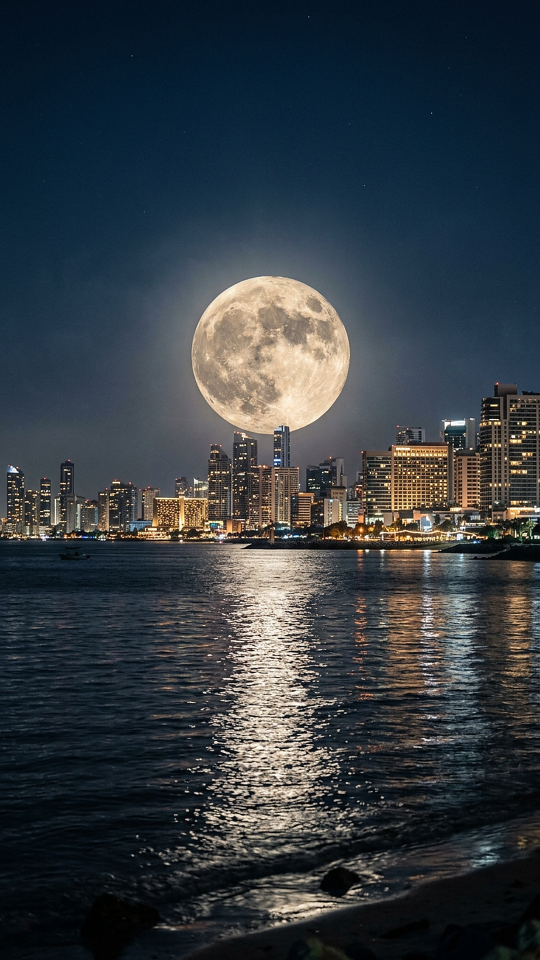
#> input picture what-if-videos/moon/plates/moon_city.jpg, 1080 x 1920 px (shown at 1/2 size)
$ python nomoon.py
#> lines starting #> are read from the running program, lines starting #| are printed output that depends on the picture; after the words box and inside, x2 and y2 are one past the last pixel; in counts of white or black regions, pixels touching at a corner belong together
"""Build the moonless version of the hook plate: remove disc + halo, dim the moon path on the water."""
import numpy as np
from PIL import Image
from scipy import ndimage

im = np.asarray(Image.open('plates/moon_city.jpg').convert('RGB'), dtype=np.float32) / 255.0
H, W, _ = im.shape
lum = im @ np.array([0.299, 0.587, 0.114])

# --- locate the moon: largest bright blob in the upper part
bright = (lum > 0.55)
#> bright: shape (1920, 1080) bool; 8.9% white; 3107 white regions (2560 under 20 px), largest, box (x1, y1, x2, y2) and area: (383, 552, 700, 869) 66593, (440, 1087, 674, 1562) 49852, (420, 1613, 610, 1664) 2639
bright[int(H * 0.5):] = False
#> bright: shape (1920, 1080) bool; 3.5% white; 479 white regions (406 under 20 px), largest, box (x1, y1, x2, y2) and area: (383, 552, 700, 869) 66593, (787, 895, 896, 914) 1175, (883, 840, 931, 860) 419
lab, n = ndimage.label(bright)
#> lab: shape (1920, 1080) int32; 543 distinct labels, from 0 to 542
#> n = 542
sizes = ndimage.sum(bright, lab, range(1, n + 1))
#> sizes = 542 values, max 66483 at index 4, min 1 at index 0, mean 135.2
k = int(np.argmax(sizes)) + 1
#> k = 5
ys, xs = np.where(lab == k)
# bounding-box centre/radius: the bottom may be hidden behind a tower, so use top/left/right
R = (xs.max() - xs.min()) / 2 + 2
#> R = 160
cx = (xs.max() + xs.min()) / 2
#> cx = 541
cy = ys.min() + R - 2
#> cy = 710
print('moon at', round(cx), round(cy), 'radius', round(R))
#| moon at 541 710 radius 160

yy, xx = np.mgrid[0:H, 0:W]
rr = np.hypot(xx - cx, yy - cy)
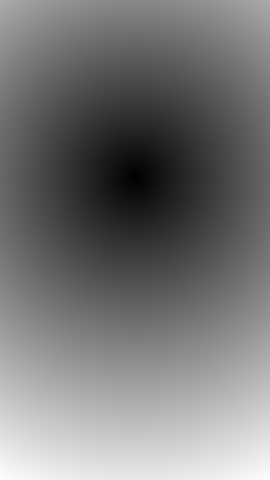
#> rr: shape (1920, 1080) float64 (shown at 1/4 size); min 0, max 1324.5, mean 618.4; drawn with min black and max white

# --- skyline: per column, first row (from top) below the moon that is "building" (bright windows or opaque).
# sky is smooth & dark-blue; mark sky as pixels whose local variance is low and are above the waterline.
water_y = None
row_mean = lum.mean(axis=1)
#> row_mean = 1920 values, max 0.535 at index 1074, min 0.0382 at index 1885, mean 0.226
# waterline: strongest dark->texture change below the city lights band; use known band from layout
water_y = int(H * 0.565)
sky = np.zeros((H, W), bool)
blur = ndimage.gaussian_filter(lum, 2)
var = ndimage.gaussian_filter((lum - blur) ** 2, 3)
sky[:water_y] = (var[:water_y] < 0.0004)
#> sky: shape (1920, 1080) bool; 43.4% white; 32 white regions (9 under 20 px), largest, box (x1, y1, x2, y2) and area: (0, 0, 1080, 1029) 883400, (556, 719, 683, 852) 5915, (419, 563, 552, 626) 1490
# the moon disc itself is "sky" for our purposes (we will replace it); buildings inside the disc are not
inside = rr < R + 8
#> inside: shape (1920, 1080) bool; 4.3% white; 1 white region, box (x1, y1, x2, y2) and area: (374, 543, 709, 878) 88629
# towers can only overlap the lower part of the disc; everything else inside is moon
tower = (lum < 0.3) & (yy > cy + 0.55 * R)
#> tower: shape (1920, 1080) bool; 41.8% white; 2396 white regions (1926 under 20 px), largest, box (x1, y1, x2, y2) and area: (0, 799, 1080, 1920) 787074, (744, 799, 1004, 1002) 17245, (464, 867, 520, 1059) 6472
moon_px = inside & ~tower
#> moon_px: shape (1920, 1080) bool; 4.3% white; 2 white regions (1 under 20 px), largest, box (x1, y1, x2, y2) and area: (374, 543, 709, 878) 88302
sky |= moon_px
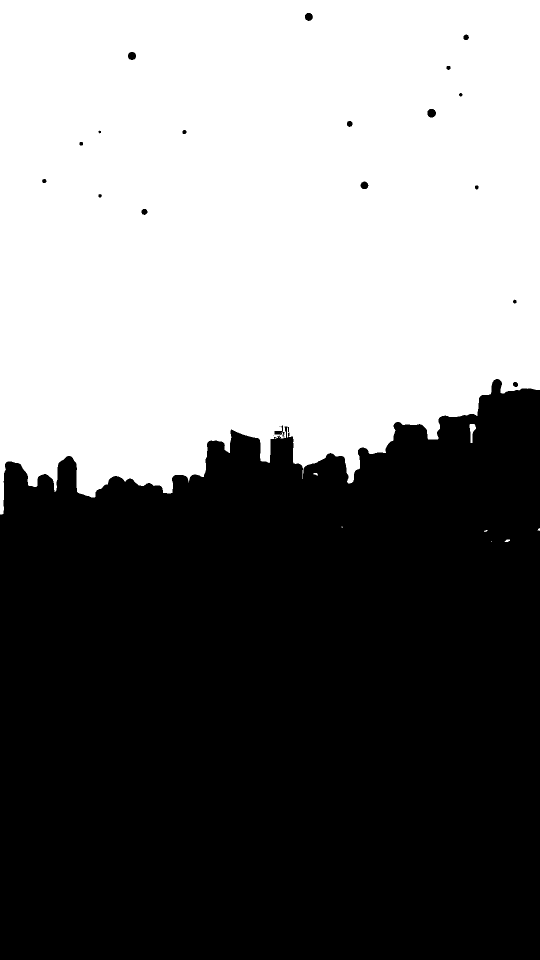
#> sky: shape (1920, 1080) bool (shown at 1/2 size); 46.8% white; 9 white regions (5 under 20 px), largest, box (x1, y1, x2, y2) and area: (0, 0, 1080, 1029) 970835, (939, 848, 952, 886) 259, (1009, 1079, 1020, 1084) 39, (626, 946, 636, 951) 31
sky = ndimage.binary_opening(sky, iterations=2)
#> sky: shape (1920, 1080) bool; 46.8% white; 4 white regions, box (x1, y1, x2, y2) and area: (0, 0, 1080, 1029) 970488, (939, 848, 952, 869) 183, (560, 869, 567, 877) 28, (1011, 1079, 1018, 1084) 23

# --- background for the sky: low-order polynomial fit to clean sky around the moon
fit = sky & (rr > R * 2.0) & (rr < R * 5.5) & (yy < water_y - 40)
#> fit: shape (1920, 1080) bool; 33.4% white; 2 white regions, box (x1, y1, x2, y2) and area: (0, 0, 1080, 1029) 691493, (939, 848, 952, 869) 183
fy, fx = np.where(fit)
sel = np.random.default_rng(0).choice(len(fy), size=min(40000, len(fy)), replace=False)
fy, fx = fy[sel], fx[sel]
def basis(x, y):
    x = (x - cx) / (R * 4); y = (y - cy) / (R * 4)
    return np.stack([np.ones_like(x), x, y, x*x, x*y, y*y, x**3, x*x*y, x*y*y, y**3], axis=-1)
A = basis(fx.astype(np.float64), fy.astype(np.float64))
bg = np.zeros_like(im)
Bfull = basis(xx.astype(np.float64), yy.astype(np.float64))
#> in basis (call 2), `y = (y - cy) / (R * 4)`:
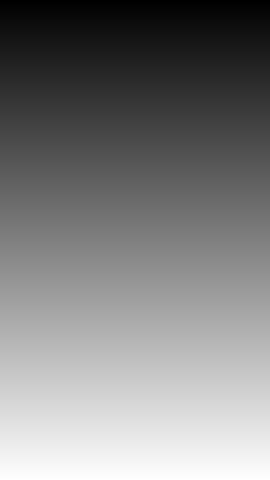
#> y: shape (1920, 1080) float64 (shown at 1/4 size); min -1.11, max 1.89, mean 0.39; drawn with min black and max white
for c in range(3):
    coef, *_ = np.linalg.lstsq(A, im[fy, fx, c], rcond=None)
    bg[..., c] = (Bfull @ coef).astype(np.float32)
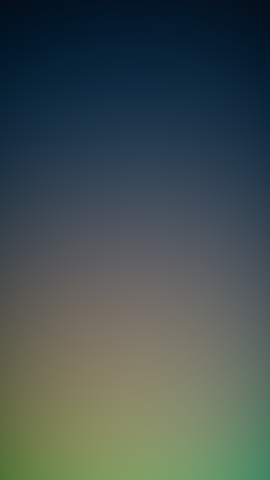
#> bg: shape (1920, 1080, 3) float32 (shown at 1/4 size); mean R, G, B 0.274, 0.326, 0.322
# halo = what the moon added to the sky around it; remove it (only on sky pixels), and fully replace the disc
out = im.copy()
halo_mask = sky & (rr < R * 3.2)
#> halo_mask: shape (1920, 1080) bool; 29% white; 3 white regions, box (x1, y1, x2, y2) and area: (30, 199, 1053, 995) 602144, (939, 848, 952, 869) 183, (560, 869, 567, 877) 28
t_ = np.clip((rr - R * 2.0) / (R * 1.2), 0, 1)
fade = t_ * t_ * (3 - 2 * t_)  # full sky replacement inside 2R, blending out by 3.2R
for c in range(3):
    ch = out[..., c]
    rep = bg[..., c] + (ch - bg[..., c]) * 0.0
    soft = np.clip(1 - fade, 0, 1)
    ch[halo_mask] = (ch * (1 - soft) + bg[..., c] * soft)[halo_mask]
    edge = np.clip((R + 8 - rr) / 4.0, 0, 1)  # feather the last 4 px
    blend = np.where(moon_px, edge, 0)
    ch[:] = ch * (1 - blend) + bg[..., c] * blend
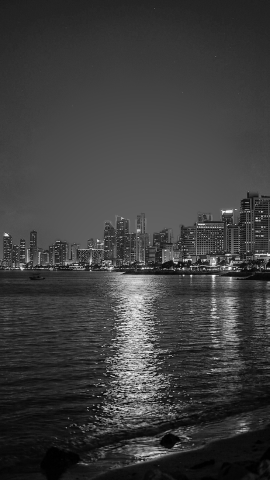
#> ch: shape (1920, 1080) float32 (shown at 1/4 size); min 0, max 1, mean 0.241
# buildings near the moon were lit by its glow: dim them slightly
near_build = (~sky) & (~moon_px) & (rr < R * 2.2) & (yy < water_y)
#> near_build: shape (1920, 1080) bool; 3% white; 4 white regions (2 under 20 px), largest, box (x1, y1, x2, y2) and area: (301, 844, 855, 1062) 61781, (549, 851, 569, 875) 161
out[near_build] *= (0.88 + 0.12 * np.clip((rr[near_build] - R) / (R * 1.2), 0, 1))[:, None]

# a few faint stars in the replaced sky
rng = np.random.default_rng(3)
for _ in range(90):
    x, y = rng.integers(0, W), rng.integers(0, water_y - 60)
    if sky[y, x] and rr[y, x] < R * 3.2:
        b = rng.uniform(0.15, 0.45)
        out[y, x] = np.clip(out[y, x] + b, 0, 1)

# --- the moon path on the water: compress highlights in a soft column under the moon
col = np.exp(-((xx - cx) / (R * 1.25)) ** 2) * (yy > water_y)
row_med = np.median(np.where(np.abs(xx - cx) > R * 2.2, lum, np.nan)[water_y:], axis=1) if False else None
water = im[water_y:]
# local water level estimated from columns away from the path
side = np.concatenate([water[:, : int(max(1, cx - R * 2.4))], water[:, int(min(W - 1, cx + R * 2.4)):int(min(W, cx + R * 3.2))]], axis=1)
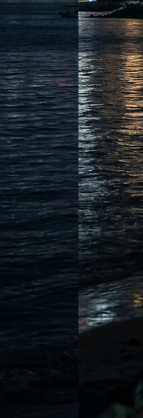
#> side: shape (836, 285, 3) float32 (shown at 1/2 size); mean R, G, B 0.0974, 0.122, 0.141
level = np.median(side, axis=1)  # per-row RGB
#> level = 836 rows, first 8: [0.153, 0.192, 0.227], [0.137, 0.184, 0.216], [0.125, 0.18, 0.216], [0.125, 0.18, 0.216], [0.098, 0.153, 0.192], [0.0784, 0.125, 0.161], [0.0627, 0.106, 0.137], [0.0627, 0.11, 0.137]
lev = np.broadcast_to(level[:, None, :], water.shape)
k = col[water_y:][..., None]
excess = np.clip(water - lev, 0, None)
out[water_y:] = water - excess * k * 0.88
Image.fromarray((np.clip(out, 0, 1) * 255).astype(np.uint8)).save('plates/moon_city_nomoon.jpg', quality=95)
# moon matte for the vanish effect (disc + halo strength)
matte = np.clip(1.15 - rr / (R * 1.05), 0, 1)
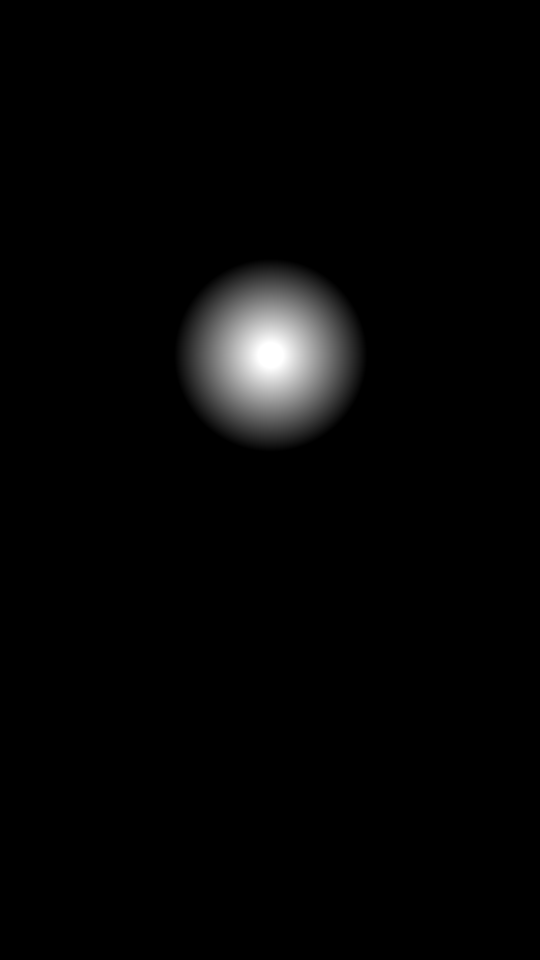
#> matte: shape (1920, 1080) float64 (shown at 1/2 size); min 0, max 1, mean 0.0216
Image.fromarray((matte * 255).astype(np.uint8)).save('plates/moon_city_matte.png')
print('saved; water_y', water_y)
#| saved; water_y 1084

$ run again, with what-if-videos/moon/plates/earth_space.jpg copied over what-if-videos/moon/plates/moon_city.jpg
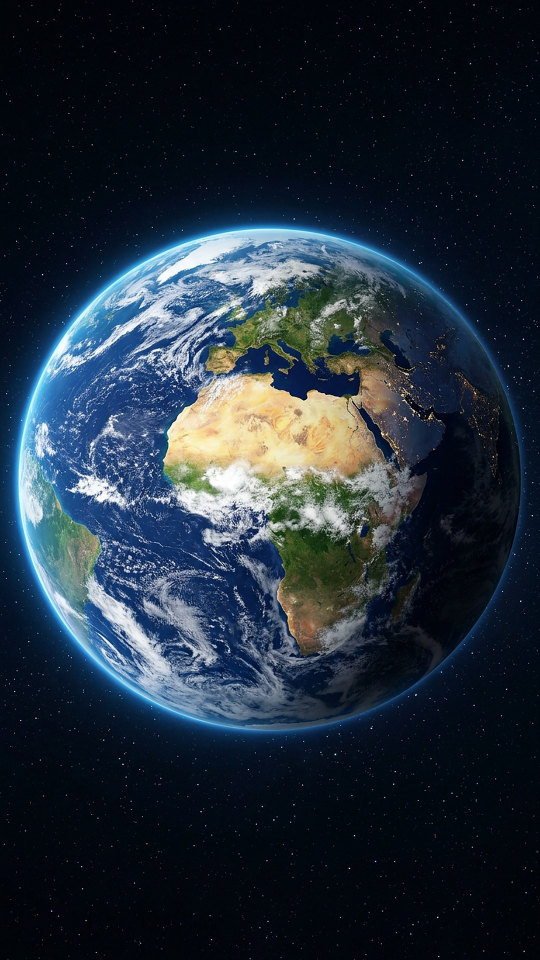
#> input picture what-if-videos/moon/plates/earth_space.jpg, 1080 x 1920 px (shown at 1/2 size)
#> `bright[int(H * 0.5):] = False`:
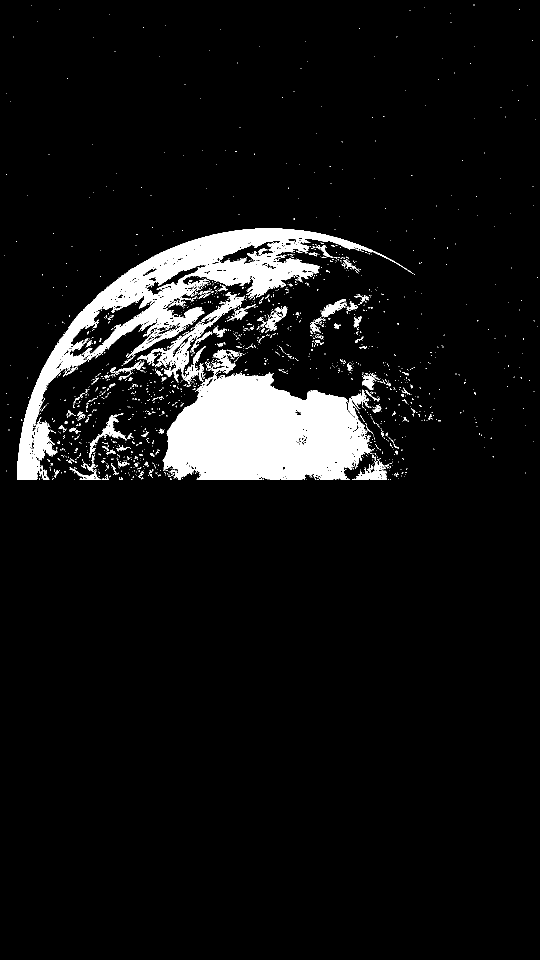
#> bright: shape (1920, 1080) bool (shown at 1/2 size); 7% white; 1638 white regions (1514 under 20 px), largest, box (x1, y1, x2, y2) and area: (325, 745, 749, 960) 66479, (34, 457, 827, 960) 55678, (274, 584, 490, 765) 4788
#> lab: shape (1920, 1080) int32; 1996 distinct labels, from 0 to 1995
#> n = 1995
#> sizes = 1995 values, max 65886 at index 1067, min 1 at index 1, mean 73.17
#> `k = int(np.argmax(sizes)) + 1`: k = 1068
#> R = 211
#> cx = 534
#> cy = 954
#| moon at 534 954 radius 211
#> row_mean = 1920 values, max 0.481 at index 865, min 0.0155 at index 0, mean 0.173
#> inside: shape (1920, 1080) bool; 7.3% white; 1 white region, box (x1, y1, x2, y2) and area: (316, 736, 753, 1173) 150617
#> tower: shape (1920, 1080) bool; 38.6% white; 507 white regions (455 under 20 px), largest, box (x1, y1, x2, y2) and area: (0, 1071, 1080, 1920) 739747, (187, 1071, 571, 1376) 51228, (174, 1206, 269, 1325) 2479
#> moon_px: shape (1920, 1080) bool; 6.3% white; 159 white regions (149 under 20 px), largest, box (x1, y1, x2, y2) and area: (316, 736, 753, 1173) 128911, (421, 1105, 460, 1143) 315, (376, 1105, 429, 1139) 196
#> fit: shape (1920, 1080) bool; 26.9% white; 30 white regions (3 under 20 px), largest, box (x1, y1, x2, y2) and area: (0, 0, 1080, 1044) 516025, (834, 569, 1036, 1044) 23583, (1019, 750, 1080, 1044) 7654
#> halo_mask: shape (1920, 1080) bool; 19.5% white; 85 white regions (14 under 20 px), largest, box (x1, y1, x2, y2) and area: (0, 279, 1080, 1084) 185600, (314, 703, 753, 1101) 129056, (803, 569, 1036, 1084) 56875
#> near_build: shape (1920, 1080) bool; 13.1% white; 34 white regions (19 under 20 px), largest, box (x1, y1, x2, y2) and area: (70, 490, 913, 1084) 259269, (894, 738, 999, 973) 9033, (877, 1025, 930, 1084) 1186
#> level = 836 rows, first 8: [0.0235, 0.0863, 0.165], [0.0275, 0.0863, 0.169], [0.0235, 0.0863, 0.153], [0.0235, 0.0902, 0.161], [0.0314, 0.0902, 0.165], [0.0275, 0.0824, 0.165], [0.0275, 0.0824, 0.153], [0.0235, 0.0784, 0.149]
#> `matte = np.clip(1.15 - rr / (R * 1.05), 0, 1)`:
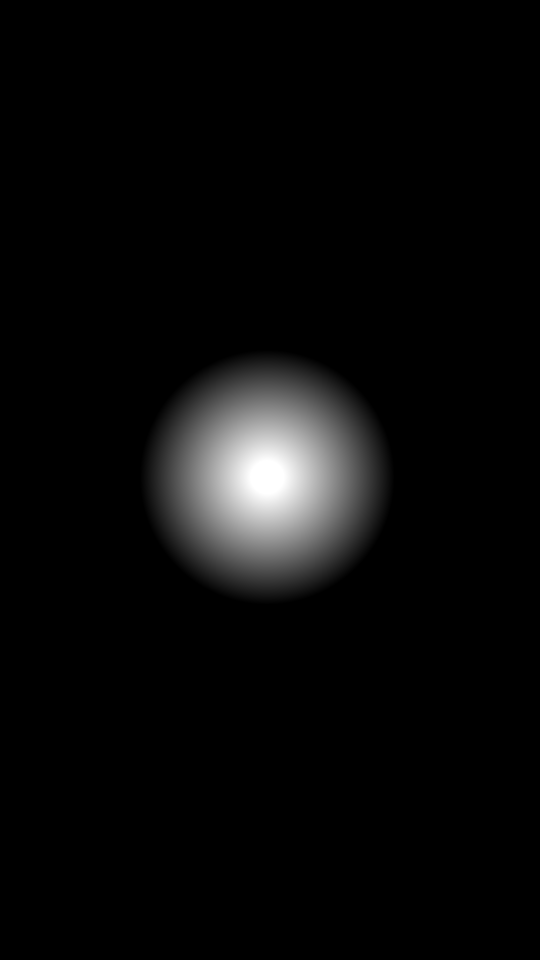
#> matte: shape (1920, 1080) float64 (shown at 1/2 size); min 0, max 1, mean 0.0376
#| saved; water_y 1084

$ run again, with what-if-videos/moon/plates/harbor_lowtide.jpg copied over what-if-videos/moon/plates/moon_city.jpg
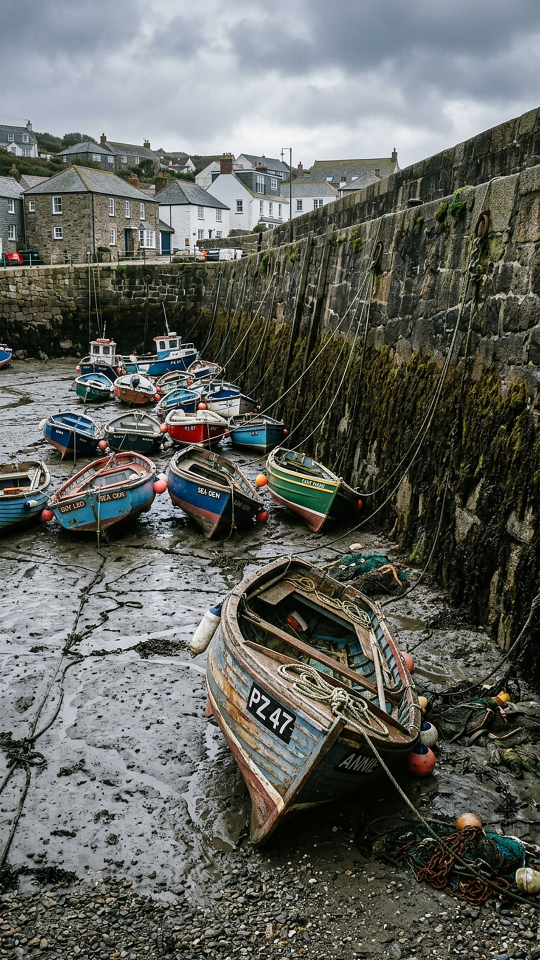
#> input picture what-if-videos/moon/plates/harbor_lowtide.jpg, 1080 x 1920 px (shown at 1/2 size)
#> `lab, n = ndimage.label(bright)`:
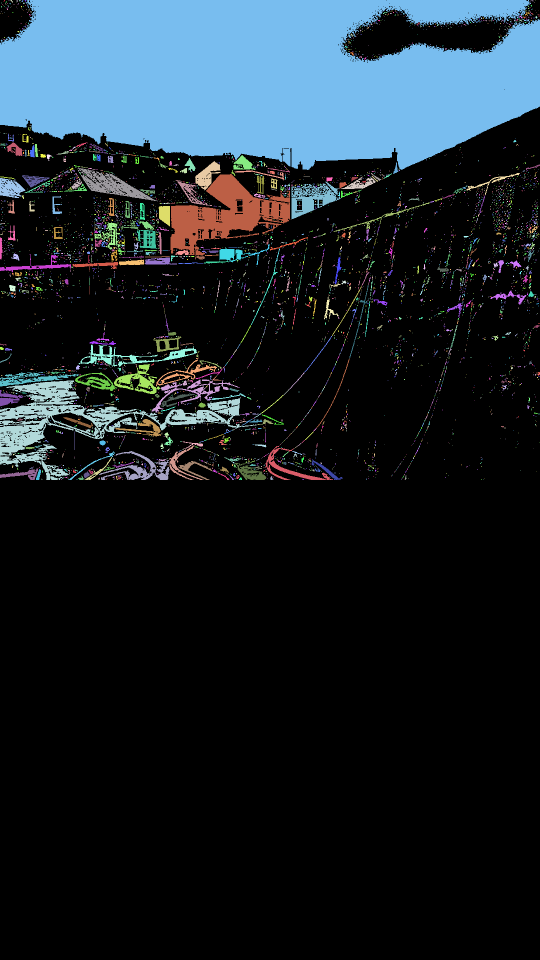
#> lab: shape (1920, 1080) int32 (shown at 1/2 size); 4862 distinct labels, from 0 to 4861; one colour per label, 0 black
#> n = 4861
#> sizes = 4861 values, max 290710 at index 7, min 1 at index 1, mean 83.98
#> `k = int(np.argmax(sizes)) + 1`: k = 8
#> R = 541.5
#> cx = 539.5
#| moon at 540 540 radius 542
#> row_mean = 1920 values, max 0.761 at index 210, min 0.139 at index 1050, mean 0.387
#> inside: shape (1920, 1080) bool; 45.6% white; 1 white region, box (x1, y1, x2, y2) and area: (0, 0, 1080, 1089) 944710
#> tower: shape (1920, 1080) bool; 28.4% white; 3858 white regions (3323 under 20 px), largest, box (x1, y1, x2, y2) and area: (0, 838, 1080, 1920) 398977, (0, 838, 860, 1197) 88733, (53, 847, 418, 938) 14345
#> moon_px: shape (1920, 1080) bool; 40.2% white; 631 white regions (573 under 20 px), largest, box (x1, y1, x2, y2) and area: (0, 0, 1080, 1068) 823548, (489, 1044, 654, 1089) 2191, (792, 948, 823, 1022) 1240
#> fit: shape (1920, 1080) bool; every value is 0
#> fy = empty array
#> near_build: shape (1920, 1080) bool; 10.6% white; 397 white regions (331 under 20 px), largest, box (x1, y1, x2, y2) and area: (0, 644, 1080, 1084) 186789, (1000, 203, 1080, 436) 7879, (351, 838, 606, 961) 7792
#> level = 836 rows, first 8: [0.1, 0.104, 0.0725], [0.112, 0.118, 0.0804], [0.108, 0.114, 0.0804], [0.125, 0.131, 0.098], [0.118, 0.12, 0.0804], [0.116, 0.118, 0.0784], [0.124, 0.129, 0.0922], [0.118, 0.122, 0.0902]
#> `matte = np.clip(1.15 - rr / (R * 1.05), 0, 1)`:
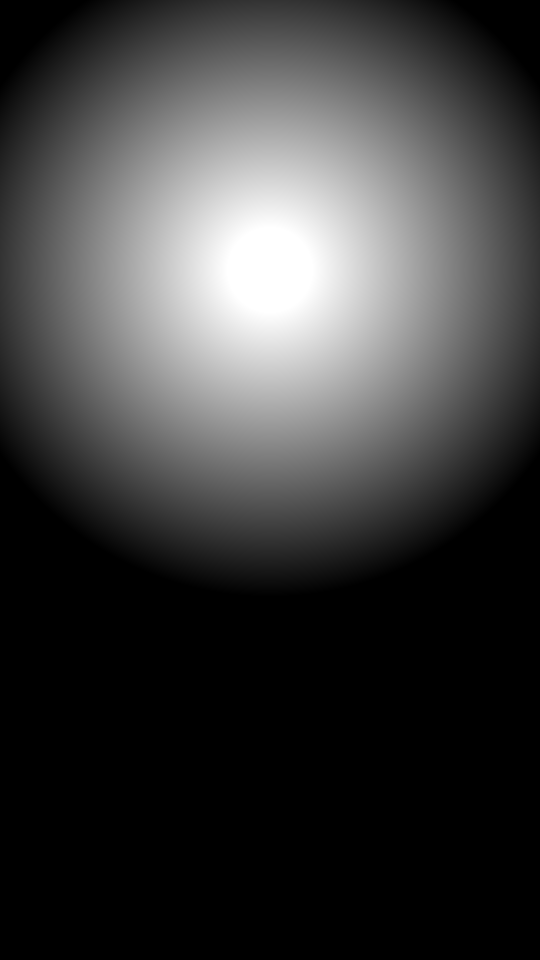
#> matte: shape (1920, 1080) float64 (shown at 1/2 size); min 0, max 1, mean 0.241
#| saved; water_y 1084
